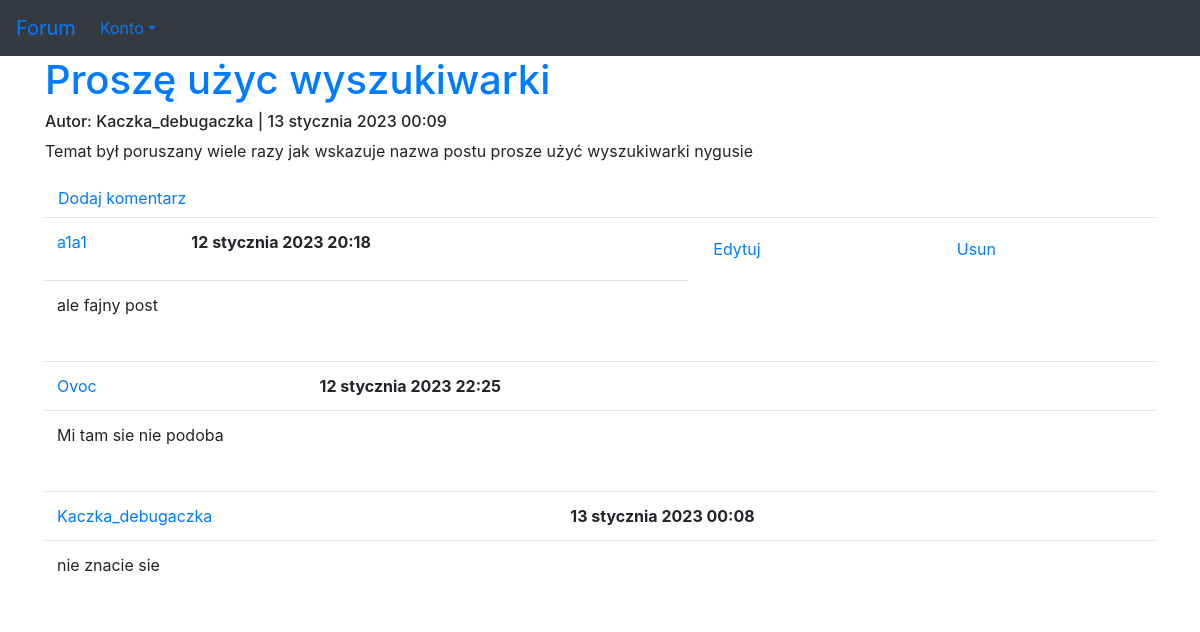
The page /15 (signed in) on the database its author committed.
### forum/models.py (models this page shows, shortened)
class Post(models.Model):
    author = models.ForeignKey(User, on_delete=models.CASCADE)
    title = models.CharField(max_length=100)
    description = models.TextField()
    published_date = models.DateTimeField(default=timezone.now)
    updated = models.DateTimeField(blank=True, null=True)
    views = models.IntegerField(default=0)

class Answer(models.Model):
    post = models.ForeignKey(Post, on_delete=models.CASCADE, related_name='answers')
    author = models.ForeignKey(User, on_delete=models.CASCADE)
    text = models.TextField()
    published_date = models.DateTimeField(default=timezone.now)
    class Meta:
        verbose_name_plural = "answers"

### forum/views.py (the view)
# urls.py: path('<int:pk>', views.post_detail, name='post'),
def post_detail(request, pk):
    post = get_object_or_404(Post, pk=pk)
    return render(request, 'forum/post.html', {'post': post})

### forum/templates/forum/post.html (shortened to what this page needs)
{% extends 'szablon.html' %}
{% block naglowek %}
        <a href="{% url 'forum:post' pk=post.pk %}">{{ post.title }}</a>
        <h6>Autor: {{ post.author }} | {{ post.published_date }}</h6>
        <p>{{ post.description|linebreaksbr }}</p>
{% endblock naglowek %}
{% block tresc %}
        {% if user.is_authenticated %}
            <a class="btn btn-default" href="{% url 'forum:add_answer' pk=post.pk %}">Dodaj komentarz</a>
        {% else %}
            <a href="{% url 'users:loguj' %}" class="btn btn-info" role="button">Zaloguj</a>
        {% endif %}
        {% for answer in post.answers.all %}
            <table class="table">
            <tr class="info">
                <td><a href="{% url 'users:index' pk=answer.author.id %}">{{ answer.author }}</a></td>
            <td><strong>{{ answer.published_date }}</strong></td>
            {% if user == answer.author %}
                <td><a class="btn btn-default" href="{% url 'forum:edit_answer' pk=post.pk an=answer.id %}">Edytuj</a></td>
                <td><a class="btn btn-default" href="#">Usun</a></td>
            {% endif %}
            </tr>
            <tr class="info">
            <td colspan="2">{{ answer.text|linebreaks }}</td>
            </tr></table>
            {% empty %}
            <p>Brak komentarzy :(</p>
        {% endfor %}
{% endblock tresc %}

### rows shown on the page
Post: title "Proszę użyc wyszukiwarki", author "Kaczka_debugaczka", published_date "13 stycznia 2023 00:09", description "Temat był poruszany wiele razy jak wskazuje nazwa postu prosze użyć wyszukiwarki nygusie"
Answer: author "a1a1", published_date "12 stycznia 2023 20:18", shows "Edytuj", text "ale fajny post"
Answer: author "Ovoc", published_date "12 stycznia 2023 22:25", text "Mi tam sie nie podoba"
Answer: author "Kaczka_debugaczka", published_date "13 stycznia 2023 00:08", text "nie znacie sie"
